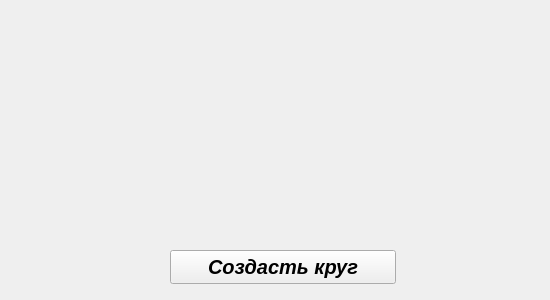
<?xml version="1.0" encoding="UTF-8"?>
<ui version="4.0">
 <class>CreateCircle</class>
 <widget class="QWidget" name="CreateCircle">
  <property name="enabled">
   <bool>true</bool>
  </property>
  <property name="geometry">
   <rect>
    <x>0</x>
    <y>0</y>
    <width>550</width>
    <height>300</height>
   </rect>
  </property>
  <property name="acceptDrops">
   <bool>false</bool>
  </property>
  <property name="windowTitle">
   <string>Создание круга рандомного диаметра</string>
  </property>
  <widget class="QPushButton" name="CreateButton">
   <property name="geometry">
    <rect>
     <x>170</x>
     <y>250</y>
     <width>226</width>
     <height>34</height>
    </rect>
   </property>
   <property name="font">
    <font>
     <family>MS Sans Serif</family>
     <pointsize>15</pointsize>
     <weight>75</weight>
     <italic>true</italic>
     <bold>true</bold>
    </font>
   </property>
   <property name="styleSheet">
    <string notr="true"/>
   </property>
   <property name="text">
    <string>Создасть круг</string>
   </property>
  </widget>
 </widget>
 <resources/>
 <connections/>
</ui>
